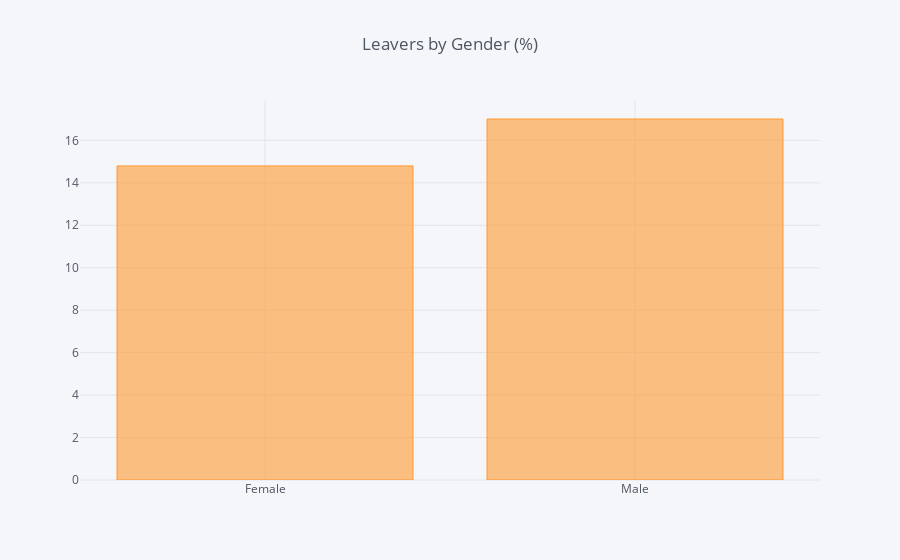

Here is the notebook cell this chart was saved with:
### Code cell
df_Gender = pd.DataFrame(columns=["Gender", "% of Leavers"])
i=0
for field in list(df_HR['Gender'].unique()):
    ratio = df_HR[(df_HR['Gender']==field)&(df_HR['Attrition']=="Yes")].shape[0] / df_HR[df_HR['Gender']==field].shape[0]
    df_Gender.loc[i] = (field, ratio*100)
    i += 1
    #print("In {}, the ratio of leavers is {:.2f}%".format(field, ratio*100))    
df_G = df_Gender.groupby(by="Gender").sum()
df_G.iplot(kind='bar',title='Leavers by Gender (%)')

### Figure 1 — Plotly figure (JSON) as saved in the notebook; plotly's stock layout.template omitted (floating-point values rounded to 4 significant figures)
{"data": [{"marker": {"color": "rgba(255, 153, 51, 0.6)", "line": {"color": "rgba(255, 153, 51, 1.0)", "width": 1}}, "name": "% of Leavers", "orientation": "v", "text": "", "type": "bar", "uid": "d3a71944-ee81-4b04-9025-69dcf8181847", "x": ["Female", "Male"], "y": [14.8, 17.01]}], "layout": {"legend": {"bgcolor": "#F5F6F9", "font": {"color": "#4D5663"}}, "paper_bgcolor": "#F5F6F9", "plot_bgcolor": "#F5F6F9", "title": {"font": {"color": "#4D5663"}, "text": "Leavers by Gender (%)"}, "xaxis": {"gridcolor": "#E1E5ED", "showgrid": true, "tickfont": {"color": "#4D5663"}, "title": {"font": {"color": "#4D5663"}, "text": ""}, "zerolinecolor": "#E1E5ED"}, "yaxis": {"gridcolor": "#E1E5ED", "showgrid": true, "tickfont": {"color": "#4D5663"}, "title": {"font": {"color": "#4D5663"}, "text": ""}, "zerolinecolor": "#E1E5ED"}}}
